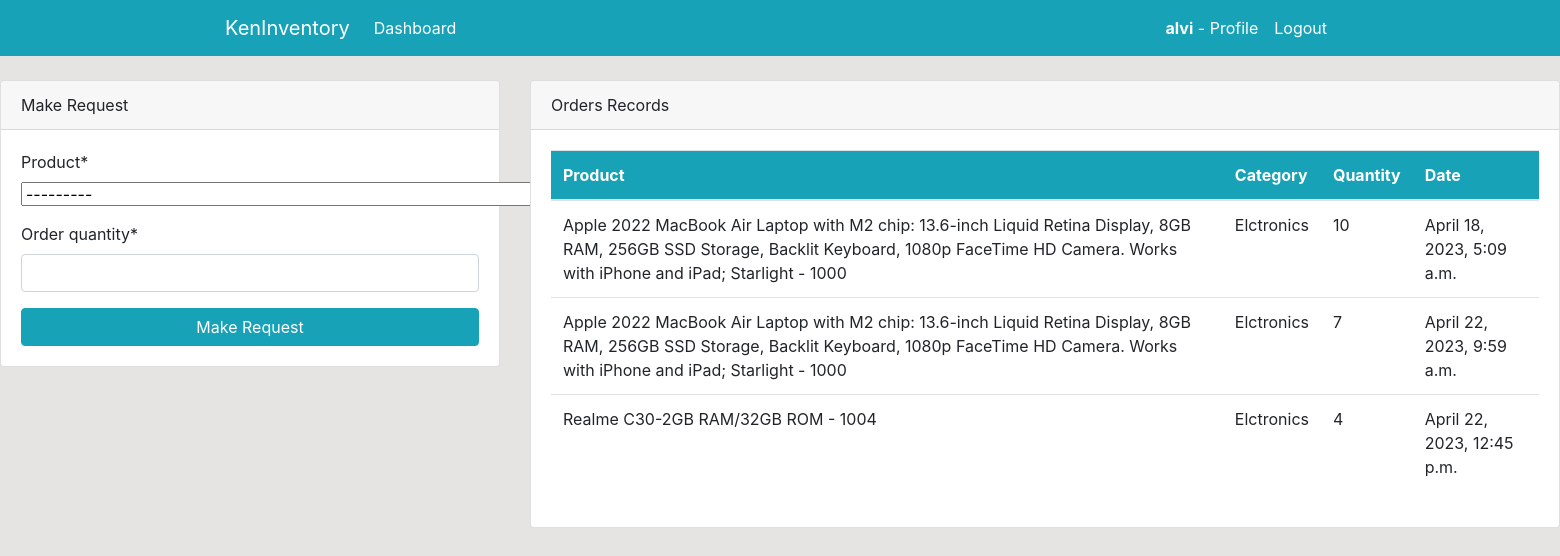
The app's page /dash-board/ (signed in) with its own data.
### Dashboard/models.py (models this page shows, shortened)
class Order(models.Model):
    product = models.ForeignKey(Product,on_delete=models.CASCADE,null=True)
    staff = models.ForeignKey(User,models.CASCADE,null=True)
    order_quantity = models.PositiveSmallIntegerField(null=True)
    order_date = models.DateTimeField(auto_now_add=True)
    class Meta:
        verbose_name_plural = 'Order'

class Product(models.Model):
    name = models.CharField(max_length=255,null=True,blank=True)
    category = models.CharField(max_length=100,choices=CATEGORY,null=True)
    quantity = models.PositiveIntegerField(null=True)
    def __str__(self):
        return f'{self.name} - {self.quantity}'

### Dashboard/views.py (the view)
# urls.py: path('dash-board/',views.index,name='dashboard-index'),
@login_required
def index(request):
    order = Order.objects.all()
    product = Product.objects.all()
    staff_counts = User.objects.all().count()
    order_counts = order.count()
    product_counts = product.count()
    if request.method == 'POST':
        form = OrderRequest(request.POST)
        if form.is_valid():
            instanse = form.save(commit=False)
            instanse.staff = request.user
            instanse.save()
            return redirect('dashboard-index')
    else:
        form = OrderRequest()
    context = {
        'order':order,
        'form':form,
        'product':product,
        'staff_counts':staff_counts,
        'order_counts':order_counts,
        'product_counts':product_counts,
    }
    return render(request,'dashboard/index.html',context)

### Dashboard/forms.py
class OrderRequest(forms.ModelForm):
    class Meta:
        model = Order
        fields = ['product','order_quantity']

### templates/dashboard/index.html (shortened to what this page needs)
{% extends 'include/base.html' %}
{% load static %}
{% block context %}
{% if user.is_authenticated and user.is_staff and user.is_superuser %}
{% include 'include/topbar.html' %}
 <div class="container">
    <div class="row my-5">
        <div class="col-md-6">
            <div class="bg-white">
                <canvas id="myChart1" width="400" height="300"></canvas>
                <script>
                    var ctx = document.getElementById('myChart1').getContext('2d');
                    var myChart1 = new Chart(ctx, {
                        type: 'pie',
                        data: {
                            labels: [{% for i in order %}'{{i.product.name | truncatechars:40}}',{% endfor %}],
                            datasets: [{
                                label: 'Order',
                                data: [12, 19, 3, 5, 2, 3],
                                backgroundColor: [
                                    'rgba(255, 99, 132, 1)',
                                    'rgba(54, 162, 235, 1)',
                                    'rgba(255, 206, 86, 1)',
                                    'rgba(75, 192, 192, 1)',
                                    'rgba(153, 102, 255, 1)',
                                    'rgba(255, 159, 64, 1)',
                                    'rgba(25, 99, 132, 1)',
                                    'rgba(112, 162, 235, 1)',
                                    'rgba(25, 206, 86, 1)',
                                    'rgba(45, 12, 192, 1)',
                                    'rgba(13, 255, 255, 1)',
                                    'rgba(25, 59, 84, 14)',
                                ],
                                borderColor: [
                                    'rgba(255, 99, 132, 1)',
                                    'rgba(54, 162, 235, 1)',
                                    'rgba(255, 206, 86, 1)',
                                    'rgba(75, 192, 192, 1)',
                                    'rgba(153, 102, 255, 1)',
                                    'rgba(255, 159, 64, 1)',
                                    'rgba(25, 99, 132, 1)',
                                    'rgba(112, 162, 235, 1)',
                                    'rgba(25, 206, 86, 1)',
                                    'rgba(45, 12, 192, 1)',
                                    'rgba(13, 255, 255, 1)',
                                    'rgba(25, 59, 84, 14)',
                                ],
                                borderWidth: 1
                            }]
                        },
                        options: {
                            scales: {
                                yAxes: [{
                                    ticks: {
                                        beginAtZero: true
                                    }
                                }]
                            }
                        }
                    });
                </script>
            </div>
        </div>
        <div class="col-md-6">
            <div class="bg-white">
                <canvas id="myChart" width="400" height="300"></canvas>
                <script>
                    var ctx = document.getElementById('myChart').getContext('2d');
                    var myChart = new Chart(ctx, {
                        type: 'bar',
                        data: {
                            labels: [{% for i in product %}'{{i.name|truncatechars:10}}',{% endfor %}],
                            datasets: [{
                                label: 'Products',
                                data: [{% for i in product %}{{i.quantity}},{% endfor %}],
                                backgroundColor: [
                                    'rgba(255, 99, 132, 1)',
                                    'rgba(54, 162, 235, 1)',
                                    'rgba(255, 206, 86, 1)',
                                    'rgba(75, 192, 192, 1)',
                                    'rgba(153, 102, 255, 1)',
                                    'rgba(255, 159, 64, 1)',
                                    'rgba(25, 99, 132, 1)',
                                    'rgba(112, 162, 235, 1)',
                                    'rgba(25, 206, 86, 1)',
                                    'rgba(45, 12, 192, 1)',
                                    'rgba(13, 255, 255, 1)',
                                    'rgba(25, 59, 84, 14)',
                                ],
                                borderColor: [
                                    'rgba(255, 99, 132, 1)',
                                    'rgba(54, 162, 235, 1)',
                                    'rgba(255, 206, 86, 1)',
                                    'rgba(75, 192, 192, 1)',
                                    'rgba(153, 102, 255, 1)',
                                    'rgba(255, 159, 64, 1)',
                                    'rgba(25, 99, 132, 1)',
                                    'rgba(112, 162, 235, 1)',
                                    'rgba(25, 206, 86, 1)',
                                    'rgba(45, 12, 192, 1)',
                                    'rgba(13, 255, 255, 1)',
                                    'rgba(25, 59, 84, 14)',
                                ],
                                borderWidth: 1
                            }]
                        },
                        options: {
                            scales: {
                                yAxes: [{
                                    ticks: {
                                        beginAtZero: true
                                    }
                                }]
                            }
                        }
                    });
                </script>
            </div>
        </div>
    </div>
</div>
{% else %}
{% include 'dashboard/staff_index.html' %}
{% endif %}
{% endblock context %}

### templates/include/nav.html (shortened to what this page needs)
{% load static %}
  <nav class="navbar navbar-expand-lg navbar-info bg-info">
    <div class="container">
        <a class="navbar-brand text-white" href="">KenInventory</a>
        {% if user.is_authenticated %}
        <div class="collapse navbar-collapse" id="navbarSupportedContent">
            <ul class="navbar-nav mr-auto">
                <li class="nav-item active">
                    <a class="nav-link text-white" href="{% url 'dashboard-index' %}">Dashboard </a>
                </li>
            </ul>
            <ul class="navbar-nav ml-auto">
                <li class="nav-item active">
                    <a class="nav-link text-white" href="{% url 'dashboard-profile' %}"><b style='color:white;'>{{user.username}}</b> - Profile </a>
                </li>
                <li class="nav-item">
                    <a class="nav-link text-white" href="{% url 'user-logout' %}">Logout</a>
                </li>
            </ul>
        {% endif %}
    </div>
</nav>

### templates/dashboard/staff_index.html (shortened to what this page needs)
{% load crispy_forms_tags %}
<div>
    <div class="row mt-4">
        <div class="col-md-4">
            <div class="card">
                <div class="card-header">
                    Make Request
                </div>
                <div class="card-body">
                    <form method="POST">
                        {{form|crispy}}
                        <input class="btn btn-info btn-block" type="submit" value="Make Request">
                    </form>
                </div>
            </div>
        </div>
        <div class="col-md-8">
            <div class="card">
                <div class="card-header">
                    Orders Records
                </div>
                <div class="card-body">
                    <table class="table bg-white">
                        <thead class="bg-info text-white">
                            <tr>
                                <th scope="col">Product</th>
                                <th scope="col">Category</th>
                                <th scope="col">Quantity</th>
                                <th scope="col">Date</th>
                            </tr>
                        </thead>
                        <tbody>
                            {% for i in order %}
                            {% if i.staff == user %}
                            <tr>
                                <td>{{i.product}}</td>
                                <td>{{i.product.category}}</td>
                                <td>{{i.order_quantity}}</td>
                                <td>{{i.order_date}}</td>
                            </tr>
                            {% endif %}
                            {% endfor %}
                        </tbody>
                    </table>
                </div>
            </div>
        </div>
    </div>
</div>

### static/style.css (style rules this page uses)
body { background: rgb(230, 227, 227); }

### records on screen
Order: product "Apple 2022 MacBook Air Laptop with M2 chip: 13.6-inch Liquid Retina Display, 8GB RAM, 256GB SSD Storage, Backlit Keyboard, 1080p FaceTime HD Camera. Works with iPhone and iPad; Starlight - 1000", product.category "Elctronics", order_quantity "10", order_date "April 18, 2023, 5:09 a.m."
Order: product "Apple 2022 MacBook Air Laptop with M2 chip: 13.6-inch Liquid Retina Display, 8GB RAM, 256GB SSD Storage, Backlit Keyboard, 1080p FaceTime HD Camera. Works with iPhone and iPad; Starlight - 1000", product.category "Elctronics", order_quantity "7", order_date "April 22, 2023, 9:59 a.m."
Order: product "Realme C30-2GB RAM/32GB ROM - 1004", product.category "Elctronics", order_quantity "4", order_date "April 22, 2023, 12:45 p.m."

### other values on screen
{{ user.username }} "alvi"
